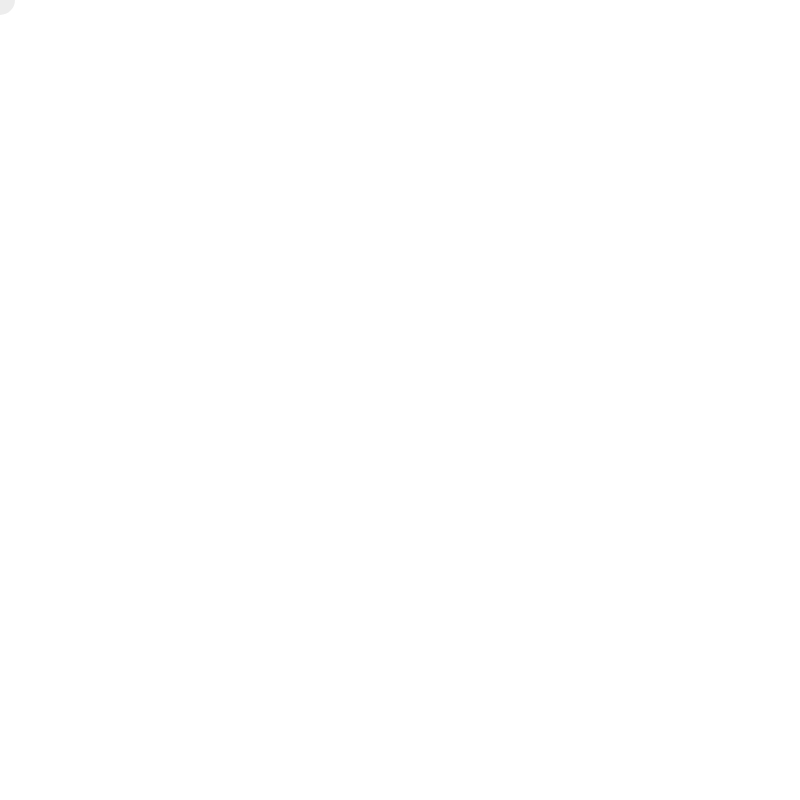
Frame 1 (no input)
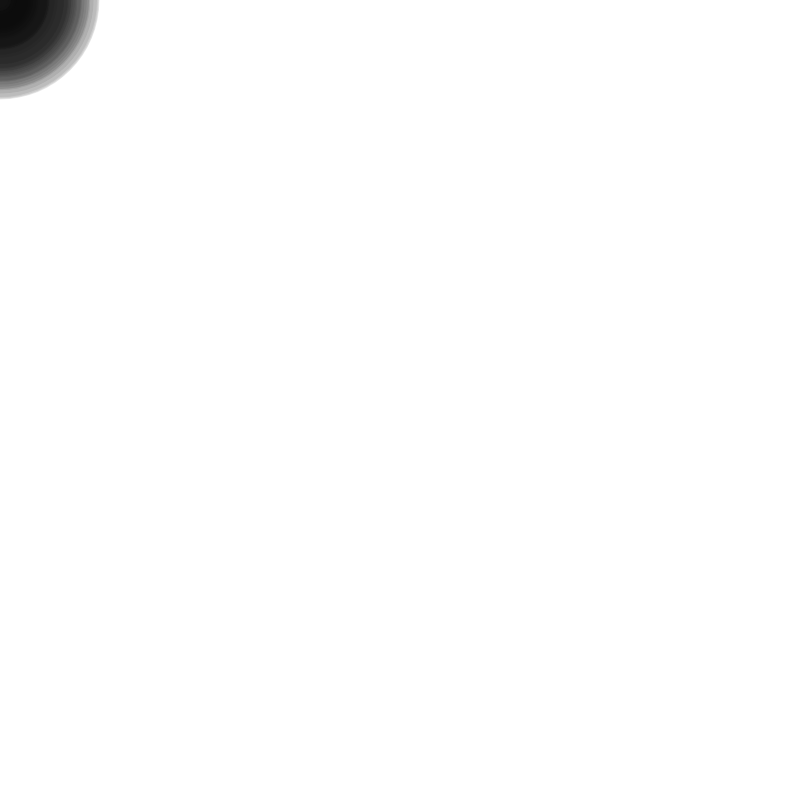
Frame 60 (no input)
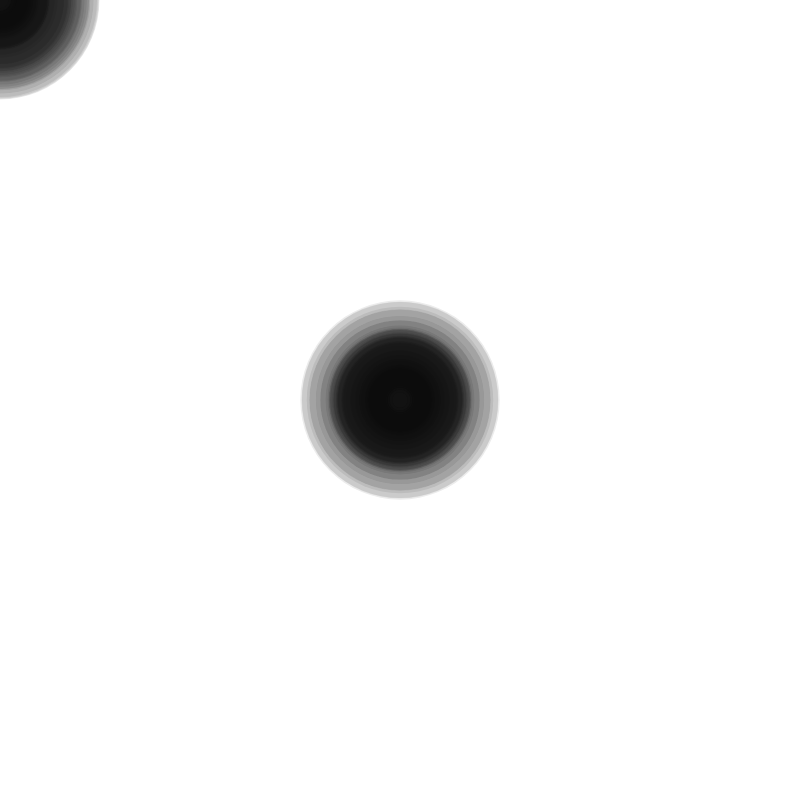
Frame 120 (the mouse pressed at the canvas centre since frame 60)

The p5.js sketch that drew these frames (run headless with seeded random() and noise() and a simulated clock; from frame 60 on, the mouse is pressed at the canvas centre):

// p5.js sketch
// ── sketch.js
/* 
Playing with mouse events: 
See https://p5js.org/reference/#/p5/mouseClicked 

TRY
Can you:
  - Use different shapes to an ellipse? 
  - Add new if/else statements to the draw function? 
  - Introduce stroke width and color? 
*/

let select = 0; // Color of the shape
let size = 30; // Size of the shape
let rgba = [20, 20, 20, 20]; 

function setup() {
  noStroke(); 
  createCanvas(800, 800);
}

function draw() {
  fill(rgba);
  ellipse(mouseX, mouseY, size, size);
  if(select!=2){
    size = random(10, 200);
  }
}

function mouseClicked() {
  rgba[select] = random(0,255); // Set r, g, or b 
  rgba[3] = random(5,50); // Set alpha (transparency) 
  select++; // Increment select by 1
  console.log('select: '+select); 
  if(select >= rgba.length){ // if select is greater or equal to...
    console.log('reset select'); 
    select = 0; 
  }
  return false; // mouseClicked expects this
}
